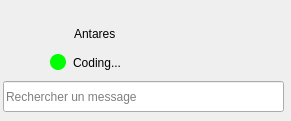
            <widget class="QWidget" name="p_user" native="true">
             <property name="minimumSize">
              <size>
               <width>291</width>
               <height>121</height>
              </size>
             </property>
             <property name="maximumSize">
              <size>
               <width>291</width>
               <height>121</height>
              </size>
             </property>
             <property name="styleSheet">
              <string notr="true"/>
             </property>
             <widget class="QWidget" name="p_user_box" native="true">
              <property name="geometry">
               <rect>
                <x>3</x>
                <y>4</y>
                <width>281</width>
                <height>71</height>
               </rect>
              </property>
              <property name="styleSheet">
               <string notr="true">#client_info{border-radius:30px;
background-color: rgba(220, 220, 220, 200);}
</string>
              </property>
              <widget class="QLabel" name="p_usrer_pict">
               <property name="geometry">
                <rect>
                 <x>-1</x>
                 <y>8</y>
                 <width>61</width>
                 <height>61</height>
                </rect>
               </property>
               <property name="styleSheet">
                <string notr="true">QLabel{
	border-radius:30px;
	border-image:url(:/icons/icons/avatar.png);}

/*background-repeat:no-repeat;
background-position:center;
background-size: 50px;*/</string>
               </property>
               <property name="text">
                <string/>
               </property>
               <property name="pixmap">
                <pixmap>:/image/1.png</pixmap>
               </property>
               <property name="scaledContents">
                <bool>true</bool>
               </property>
              </widget>
              <widget class="QLabel" name="p_user_online_toast">
               <property name="geometry">
                <rect>
                 <x>47</x>
                 <y>50</y>
                 <width>16</width>
                 <height>16</height>
                </rect>
               </property>
               <property name="styleSheet">
                <string notr="true">QLabel{
	border-radius:8px;
	background-color: #00ff00;	
}</string>
               </property>
               <property name="frameShadow">
                <enum>QFrame::Raised</enum>
               </property>
               <property name="text">
                <string/>
               </property>
              </widget>
              <widget class="QLabel" name="p_user_status">
               <property name="geometry">
                <rect>
                 <x>70</x>
                 <y>48</y>
                 <width>201</width>
                 <height>21</height>
                </rect>
               </property>
               <property name="text">
                <string>Coding...</string>
               </property>
              </widget>
              <widget class="QLabel" name="p_username">
               <property name="geometry">
                <rect>
                 <x>71</x>
                 <y>9</y>
                 <width>201</width>
                 <height>41</height>
                </rect>
               </property>
               <property name="styleSheet">
                <string notr="true"/>
               </property>
               <property name="text">
                <string>Antares</string>
               </property>
              </widget>
             </widget>
             <widget class="QLineEdit" name="search_sms">
              <property name="geometry">
               <rect>
                <x>3</x>
                <y>81</y>
                <width>281</width>
                <height>31</height>
               </rect>
              </property>
              <property name="placeholderText">
               <string>Rechercher un message</string>
              </property>
             </widget>
            </widget>
